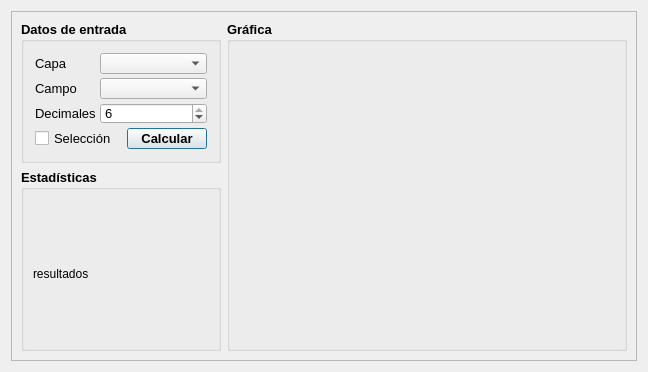
<ui version="4.0" >
 <class>FieldStatsDialogBase</class>
 <widget class="QDialog" name="FieldStatsDialogBase" >
  <property name="geometry" >
   <rect>
    <x>0</x>
    <y>0</y>
    <width>644</width>
    <height>368</height>
   </rect>
  </property>
  <property name="windowTitle" >
   <string>Field Stats</string>
  </property>
  <layout class="QGridLayout" name="gridLayout_5">
   <item row="0" column="0">
    <widget class="QFrame" name="frm_ventana">
     <property name="frameShape">
      <enum>QFrame::StyledPanel</enum>
     </property>
     <property name="frameShadow">
      <enum>QFrame::Raised</enum>
     </property>
     <layout class="QGridLayout" name="gridLayout">
      <item row="0" column="0">
       <widget class="QGroupBox" name="grupoEntrada">
        <property name="minimumSize">
         <size>
          <width>200</width>
          <height>142</height>
         </size>
        </property>
        <property name="maximumSize">
         <size>
          <width>200</width>
          <height>16777215</height>
         </size>
        </property>
        <property name="font">
         <font>
          <family>Arial</family>
          <pointsize>10</pointsize>
          <weight>75</weight>
          <bold>true</bold>
         </font>
        </property>
        <property name="title">
         <string>Datos de entrada</string>
        </property>
        <layout class="QGridLayout" name="gridLayout_2">
         <item row="0" column="0">
          <layout class="QGridLayout" name="gridInfoBase">
           <property name="leftMargin">
            <number>2</number>
           </property>
           <property name="topMargin">
            <number>2</number>
           </property>
           <property name="rightMargin">
            <number>2</number>
           </property>
           <property name="bottomMargin">
            <number>2</number>
           </property>
           <property name="spacing">
            <number>4</number>
           </property>
           <item row="2" column="0">
            <widget class="QLabel" name="lbCampo">
             <property name="font">
              <font>
               <family>Arial</family>
               <pointsize>10</pointsize>
               <weight>50</weight>
               <bold>false</bold>
              </font>
             </property>
             <property name="text">
              <string>Campo</string>
             </property>
            </widget>
           </item>
           <item row="5" column="0" colspan="2">
            <widget class="QCheckBox" name="chcSeleccion">
             <property name="font">
              <font>
               <family>Arial</family>
               <pointsize>10</pointsize>
               <weight>50</weight>
               <bold>false</bold>
              </font>
             </property>
             <property name="text">
              <string>Selección</string>
             </property>
            </widget>
           </item>
           <item row="0" column="1" colspan="2">
            <widget class="QgsMapLayerComboBox" name="cmbCapas">
             <property name="font">
              <font>
               <family>Arial</family>
               <pointsize>10</pointsize>
               <weight>50</weight>
               <bold>false</bold>
              </font>
             </property>
            </widget>
           </item>
           <item row="4" column="0">
            <widget class="QLabel" name="lbPrecision">
             <property name="font">
              <font>
               <family>Arial</family>
               <pointsize>10</pointsize>
               <weight>50</weight>
               <bold>false</bold>
              </font>
             </property>
             <property name="text">
              <string>Decimales</string>
             </property>
            </widget>
           </item>
           <item row="4" column="1" colspan="2">
            <widget class="QSpinBox" name="spBoxDecimales">
             <property name="font">
              <font>
               <family>Arial</family>
               <pointsize>10</pointsize>
               <weight>50</weight>
               <bold>false</bold>
              </font>
             </property>
             <property name="minimum">
              <number>0</number>
             </property>
             <property name="maximum">
              <number>6</number>
             </property>
             <property name="value">
              <number>6</number>
             </property>
            </widget>
           </item>
           <item row="5" column="2">
            <widget class="QPushButton" name="btnCalcular">
             <property name="font">
              <font>
               <family>Arial</family>
               <pointsize>10</pointsize>
               <weight>75</weight>
               <bold>true</bold>
              </font>
             </property>
             <property name="text">
              <string>Calcular</string>
             </property>
            </widget>
           </item>
           <item row="0" column="0">
            <widget class="QLabel" name="lbCapa">
             <property name="font">
              <font>
               <family>Arial</family>
               <pointsize>10</pointsize>
               <weight>50</weight>
               <bold>false</bold>
              </font>
             </property>
             <property name="text">
              <string>Capa</string>
             </property>
            </widget>
           </item>
           <item row="2" column="1" colspan="2">
            <widget class="QgsFieldComboBox" name="cmbCampos">
             <property name="font">
              <font>
               <family>Arial</family>
               <pointsize>10</pointsize>
               <weight>50</weight>
               <bold>false</bold>
              </font>
             </property>
            </widget>
           </item>
          </layout>
         </item>
        </layout>
       </widget>
      </item>
      <item row="0" column="1" rowspan="2">
       <widget class="QGroupBox" name="grupoGrafica">
        <property name="minimumSize">
         <size>
          <width>400</width>
          <height>330</height>
         </size>
        </property>
        <property name="font">
         <font>
          <family>Arial</family>
          <pointsize>10</pointsize>
          <weight>75</weight>
          <bold>true</bold>
         </font>
        </property>
        <property name="title">
         <string>Gráfica</string>
        </property>
        <layout class="QGridLayout" name="gridLayout_3">
         <item row="0" column="0">
          <layout class="QVBoxLayout" name="graficaEstadistica">
           <property name="spacing">
            <number>0</number>
           </property>
           <property name="sizeConstraint">
            <enum>QLayout::SetFixedSize</enum>
           </property>
           <property name="topMargin">
            <number>10</number>
           </property>
          </layout>
         </item>
        </layout>
       </widget>
      </item>
      <item row="1" column="0">
       <widget class="QGroupBox" name="grupoResultados">
        <property name="minimumSize">
         <size>
          <width>200</width>
          <height>182</height>
         </size>
        </property>
        <property name="maximumSize">
         <size>
          <width>200</width>
          <height>16777215</height>
         </size>
        </property>
        <property name="font">
         <font>
          <family>Arial</family>
          <pointsize>10</pointsize>
          <weight>75</weight>
          <bold>true</bold>
         </font>
        </property>
        <property name="title">
         <string>Estadísticas</string>
        </property>
        <layout class="QGridLayout" name="gridLayout_4">
         <item row="0" column="0">
          <widget class="QLabel" name="lbResultados">
           <property name="minimumSize">
            <size>
             <width>190</width>
             <height>150</height>
            </size>
           </property>
           <property name="font">
            <font>
             <family>Arial</family>
             <pointsize>9</pointsize>
             <weight>50</weight>
             <bold>false</bold>
            </font>
           </property>
           <property name="lineWidth">
            <number>1</number>
           </property>
           <property name="text">
            <string>resultados</string>
           </property>
           <property name="alignment">
            <set>Qt::AlignLeading|Qt::AlignLeft|Qt::AlignVCenter</set>
           </property>
           <property name="textInteractionFlags">
            <set>Qt::LinksAccessibleByMouse|Qt::TextSelectableByKeyboard|Qt::TextSelectableByMouse</set>
           </property>
          </widget>
         </item>
        </layout>
       </widget>
      </item>
     </layout>
    </widget>
   </item>
  </layout>
 </widget>
 <customwidgets>
  <customwidget>
   <class>QgsFieldComboBox</class>
   <extends>QComboBox</extends>
   <header>qgsfieldcombobox.h</header>
  </customwidget>
  <customwidget>
   <class>QgsMapLayerComboBox</class>
   <extends>QComboBox</extends>
   <header>qgsmaplayercombobox.h</header>
  </customwidget>
 </customwidgets>
 <resources/>
 <connections/>
</ui>
